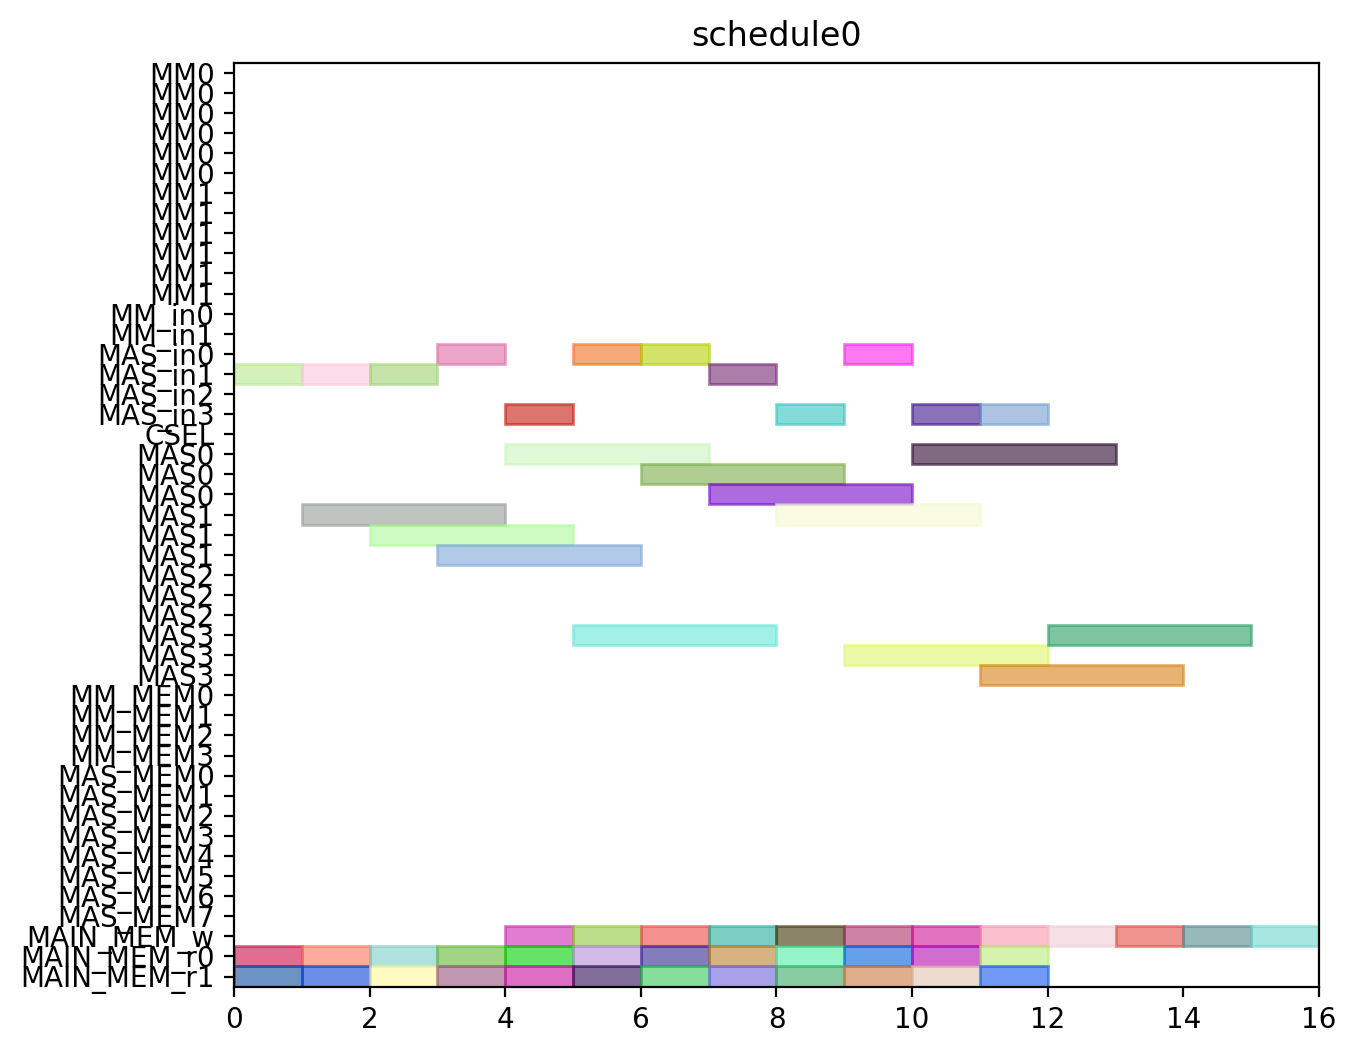

Recreate this plot in Python.
from pyschedule import Scenario, solvers, plotters, alt


def solve():
	horizon = 120
	S = Scenario("schedule0", horizon=horizon)

	# resource
	MM = S.Resources('MM', num=2, size=6)
	MM_in = S.Resources('MM_in', num=2)
	MAS_in = S.Resources('MAS_in', num=4)
	CSEL = S.Resource('CSEL')
	MAS = S.Resources('MAS', num=4, size=3, periods=range(1, horizon))
	MM_MEM = S.Resources('MM_MEM', num=4)
	MAS_MEM = S.Resources('MAS_MEM', num=8)
	MAIN_MEM_w = S.Resource('MAIN_MEM_w', size=1)
	MAIN_MEM_r = S.Resources('MAIN_MEM_r', num=2)

	# result of previous scheduling

	# new tasks
	c000 = S.Task('c000', length=3, delay_cost=1)
	c000 += alt(MAS)
	c000_in = S.Task('c000_in', length=1, delay_cost=1)
	c000_in += alt(MAS_in)
	S += c000_in*MAS_in[0]<=c000*MAS[0]

	S += c000_in*MAS_in[1]<=c000*MAS[1]

	S += c000_in*MAS_in[2]<=c000*MAS[2]

	S += c000_in*MAS_in[3]<=c000*MAS[3]

	S += 0<c000

	c000_w = S.Task('c000_w', length=1, delay_cost=1)
	c000_w += alt(MAIN_MEM_w)
	S += c000 <= c000_w

	c000_mem0 = S.Task('c000_mem0', length=1, delay_cost=1)
	c000_mem0 += MAIN_MEM_r[0]
	S += c000_mem0 <= c000

	c000_mem1 = S.Task('c000_mem1', length=1, delay_cost=1)
	c000_mem1 += MAIN_MEM_r[1]
	S += c000_mem1 <= c000

	c001 = S.Task('c001', length=3, delay_cost=1)
	c001 += alt(MAS)
	c001_in = S.Task('c001_in', length=1, delay_cost=1)
	c001_in += alt(MAS_in)
	S += c001_in*MAS_in[0]<=c001*MAS[0]

	S += c001_in*MAS_in[1]<=c001*MAS[1]

	S += c001_in*MAS_in[2]<=c001*MAS[2]

	S += c001_in*MAS_in[3]<=c001*MAS[3]

	S += 0<c001

	c001_w = S.Task('c001_w', length=1, delay_cost=1)
	c001_w += alt(MAIN_MEM_w)
	S += c001 <= c001_w

	c001_mem0 = S.Task('c001_mem0', length=1, delay_cost=1)
	c001_mem0 += MAIN_MEM_r[0]
	S += c001_mem0 <= c001

	c001_mem1 = S.Task('c001_mem1', length=1, delay_cost=1)
	c001_mem1 += MAIN_MEM_r[1]
	S += c001_mem1 <= c001

	c010 = S.Task('c010', length=3, delay_cost=1)
	c010 += alt(MAS)
	c010_in = S.Task('c010_in', length=1, delay_cost=1)
	c010_in += alt(MAS_in)
	S += c010_in*MAS_in[0]<=c010*MAS[0]

	S += c010_in*MAS_in[1]<=c010*MAS[1]

	S += c010_in*MAS_in[2]<=c010*MAS[2]

	S += c010_in*MAS_in[3]<=c010*MAS[3]

	S += 0<c010

	c010_w = S.Task('c010_w', length=1, delay_cost=1)
	c010_w += alt(MAIN_MEM_w)
	S += c010 <= c010_w

	c010_mem0 = S.Task('c010_mem0', length=1, delay_cost=1)
	c010_mem0 += MAIN_MEM_r[0]
	S += c010_mem0 <= c010

	c010_mem1 = S.Task('c010_mem1', length=1, delay_cost=1)
	c010_mem1 += MAIN_MEM_r[1]
	S += c010_mem1 <= c010

	c011 = S.Task('c011', length=3, delay_cost=1)
	c011 += alt(MAS)
	c011_in = S.Task('c011_in', length=1, delay_cost=1)
	c011_in += alt(MAS_in)
	S += c011_in*MAS_in[0]<=c011*MAS[0]

	S += c011_in*MAS_in[1]<=c011*MAS[1]

	S += c011_in*MAS_in[2]<=c011*MAS[2]

	S += c011_in*MAS_in[3]<=c011*MAS[3]

	S += 0<c011

	c011_w = S.Task('c011_w', length=1, delay_cost=1)
	c011_w += alt(MAIN_MEM_w)
	S += c011 <= c011_w

	c011_mem0 = S.Task('c011_mem0', length=1, delay_cost=1)
	c011_mem0 += MAIN_MEM_r[0]
	S += c011_mem0 <= c011

	c011_mem1 = S.Task('c011_mem1', length=1, delay_cost=1)
	c011_mem1 += MAIN_MEM_r[1]
	S += c011_mem1 <= c011

	c100 = S.Task('c100', length=3, delay_cost=1)
	c100 += alt(MAS)
	c100_in = S.Task('c100_in', length=1, delay_cost=1)
	c100_in += alt(MAS_in)
	S += c100_in*MAS_in[0]<=c100*MAS[0]

	S += c100_in*MAS_in[1]<=c100*MAS[1]

	S += c100_in*MAS_in[2]<=c100*MAS[2]

	S += c100_in*MAS_in[3]<=c100*MAS[3]

	S += 0<c100

	c100_w = S.Task('c100_w', length=1, delay_cost=1)
	c100_w += alt(MAIN_MEM_w)
	S += c100 <= c100_w

	c100_mem0 = S.Task('c100_mem0', length=1, delay_cost=1)
	c100_mem0 += MAIN_MEM_r[0]
	S += c100_mem0 <= c100

	c100_mem1 = S.Task('c100_mem1', length=1, delay_cost=1)
	c100_mem1 += MAIN_MEM_r[1]
	S += c100_mem1 <= c100

	c101 = S.Task('c101', length=3, delay_cost=1)
	c101 += alt(MAS)
	c101_in = S.Task('c101_in', length=1, delay_cost=1)
	c101_in += alt(MAS_in)
	S += c101_in*MAS_in[0]<=c101*MAS[0]

	S += c101_in*MAS_in[1]<=c101*MAS[1]

	S += c101_in*MAS_in[2]<=c101*MAS[2]

	S += c101_in*MAS_in[3]<=c101*MAS[3]

	S += 0<c101

	c101_w = S.Task('c101_w', length=1, delay_cost=1)
	c101_w += alt(MAIN_MEM_w)
	S += c101 <= c101_w

	c101_mem0 = S.Task('c101_mem0', length=1, delay_cost=1)
	c101_mem0 += MAIN_MEM_r[0]
	S += c101_mem0 <= c101

	c101_mem1 = S.Task('c101_mem1', length=1, delay_cost=1)
	c101_mem1 += MAIN_MEM_r[1]
	S += c101_mem1 <= c101

	c110 = S.Task('c110', length=3, delay_cost=1)
	c110 += alt(MAS)
	c110_in = S.Task('c110_in', length=1, delay_cost=1)
	c110_in += alt(MAS_in)
	S += c110_in*MAS_in[0]<=c110*MAS[0]

	S += c110_in*MAS_in[1]<=c110*MAS[1]

	S += c110_in*MAS_in[2]<=c110*MAS[2]

	S += c110_in*MAS_in[3]<=c110*MAS[3]

	S += 0<c110

	c110_w = S.Task('c110_w', length=1, delay_cost=1)
	c110_w += alt(MAIN_MEM_w)
	S += c110 <= c110_w

	c110_mem0 = S.Task('c110_mem0', length=1, delay_cost=1)
	c110_mem0 += MAIN_MEM_r[0]
	S += c110_mem0 <= c110

	c110_mem1 = S.Task('c110_mem1', length=1, delay_cost=1)
	c110_mem1 += MAIN_MEM_r[1]
	S += c110_mem1 <= c110

	c111 = S.Task('c111', length=3, delay_cost=1)
	c111 += alt(MAS)
	c111_in = S.Task('c111_in', length=1, delay_cost=1)
	c111_in += alt(MAS_in)
	S += c111_in*MAS_in[0]<=c111*MAS[0]

	S += c111_in*MAS_in[1]<=c111*MAS[1]

	S += c111_in*MAS_in[2]<=c111*MAS[2]

	S += c111_in*MAS_in[3]<=c111*MAS[3]

	S += 0<c111

	c111_w = S.Task('c111_w', length=1, delay_cost=1)
	c111_w += alt(MAIN_MEM_w)
	S += c111 <= c111_w

	c111_mem0 = S.Task('c111_mem0', length=1, delay_cost=1)
	c111_mem0 += MAIN_MEM_r[0]
	S += c111_mem0 <= c111

	c111_mem1 = S.Task('c111_mem1', length=1, delay_cost=1)
	c111_mem1 += MAIN_MEM_r[1]
	S += c111_mem1 <= c111

	c200 = S.Task('c200', length=3, delay_cost=1)
	c200 += alt(MAS)
	c200_in = S.Task('c200_in', length=1, delay_cost=1)
	c200_in += alt(MAS_in)
	S += c200_in*MAS_in[0]<=c200*MAS[0]

	S += c200_in*MAS_in[1]<=c200*MAS[1]

	S += c200_in*MAS_in[2]<=c200*MAS[2]

	S += c200_in*MAS_in[3]<=c200*MAS[3]

	S += 0<c200

	c200_w = S.Task('c200_w', length=1, delay_cost=1)
	c200_w += alt(MAIN_MEM_w)
	S += c200 <= c200_w

	c200_mem0 = S.Task('c200_mem0', length=1, delay_cost=1)
	c200_mem0 += MAIN_MEM_r[0]
	S += c200_mem0 <= c200

	c200_mem1 = S.Task('c200_mem1', length=1, delay_cost=1)
	c200_mem1 += MAIN_MEM_r[1]
	S += c200_mem1 <= c200

	c201 = S.Task('c201', length=3, delay_cost=1)
	c201 += alt(MAS)
	c201_in = S.Task('c201_in', length=1, delay_cost=1)
	c201_in += alt(MAS_in)
	S += c201_in*MAS_in[0]<=c201*MAS[0]

	S += c201_in*MAS_in[1]<=c201*MAS[1]

	S += c201_in*MAS_in[2]<=c201*MAS[2]

	S += c201_in*MAS_in[3]<=c201*MAS[3]

	S += 0<c201

	c201_w = S.Task('c201_w', length=1, delay_cost=1)
	c201_w += alt(MAIN_MEM_w)
	S += c201 <= c201_w

	c201_mem0 = S.Task('c201_mem0', length=1, delay_cost=1)
	c201_mem0 += MAIN_MEM_r[0]
	S += c201_mem0 <= c201

	c201_mem1 = S.Task('c201_mem1', length=1, delay_cost=1)
	c201_mem1 += MAIN_MEM_r[1]
	S += c201_mem1 <= c201

	c210 = S.Task('c210', length=3, delay_cost=1)
	c210 += alt(MAS)
	c210_in = S.Task('c210_in', length=1, delay_cost=1)
	c210_in += alt(MAS_in)
	S += c210_in*MAS_in[0]<=c210*MAS[0]

	S += c210_in*MAS_in[1]<=c210*MAS[1]

	S += c210_in*MAS_in[2]<=c210*MAS[2]

	S += c210_in*MAS_in[3]<=c210*MAS[3]

	S += 0<c210

	c210_w = S.Task('c210_w', length=1, delay_cost=1)
	c210_w += alt(MAIN_MEM_w)
	S += c210 <= c210_w

	c210_mem0 = S.Task('c210_mem0', length=1, delay_cost=1)
	c210_mem0 += MAIN_MEM_r[0]
	S += c210_mem0 <= c210

	c210_mem1 = S.Task('c210_mem1', length=1, delay_cost=1)
	c210_mem1 += MAIN_MEM_r[1]
	S += c210_mem1 <= c210

	c211 = S.Task('c211', length=3, delay_cost=1)
	c211 += alt(MAS)
	c211_in = S.Task('c211_in', length=1, delay_cost=1)
	c211_in += alt(MAS_in)
	S += c211_in*MAS_in[0]<=c211*MAS[0]

	S += c211_in*MAS_in[1]<=c211*MAS[1]

	S += c211_in*MAS_in[2]<=c211*MAS[2]

	S += c211_in*MAS_in[3]<=c211*MAS[3]

	S += 0<c211

	c211_w = S.Task('c211_w', length=1, delay_cost=1)
	c211_w += alt(MAIN_MEM_w)
	S += c211 <= c211_w

	c211_mem0 = S.Task('c211_mem0', length=1, delay_cost=1)
	c211_mem0 += MAIN_MEM_r[0]
	S += c211_mem0 <= c211

	c211_mem1 = S.Task('c211_mem1', length=1, delay_cost=1)
	c211_mem1 += MAIN_MEM_r[1]
	S += c211_mem1 <= c211

	solvers.mip.solve(S,msg=1,kind='CPLEX',ratio_gap=1.01)

	solution = [['hoge']*len(S.solution()[1]) for i in range(len(S.solution()))]
	for i in range(len(S.solution())):
		for j in range(len(S.solution()[i])):
			solution[i][j]=str(S.solution()[i][j])
	print(solution)

	cycles = int(solution[-1][3])

	pic_file_name = "/mnt/rose/usr1/fukuda/ABE/multiRAM_multiMAS_16mux/scheduling_result/stage6MM2_stage3MAS4/CONJ/schedule0.png"
	if(S.solution() != []):
		plotters.matplotlib.plot(S,img_filename=pic_file_name, show_task_labels=False, fig_size=(cycles*0.25+3, 6))

	return solution
